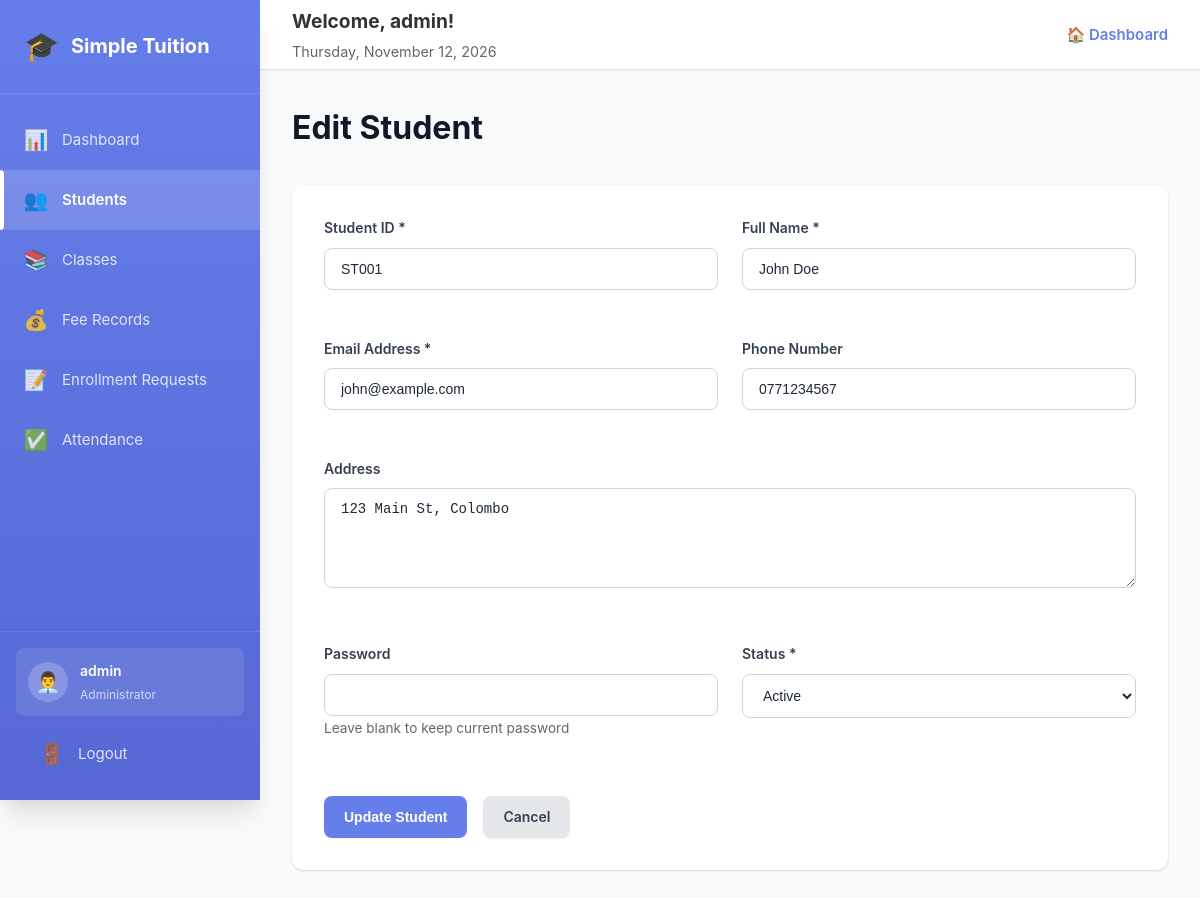
/admin/student-form.php?id=1 (signed in), run on the app's committed database.
### tables this page shows
CREATE TABLE `students` (
  `id` int(11) NOT NULL,
  `student_id` varchar(20) NOT NULL,
  `name` varchar(100) NOT NULL,
  `email` varchar(100) NOT NULL,
  `phone` varchar(20) DEFAULT NULL,
  `password` varchar(255) NOT NULL,
  `address` text DEFAULT NULL,
  `date_of_birth` date DEFAULT NULL,
  `enrollment_date` date DEFAULT NULL,
  `status` enum('active','inactive') DEFAULT 'active',
  `created_at` timestamp NOT NULL DEFAULT current_timestamp()
);

### admin/student-form.php (the view, shortened to what this page needs)
<?php
require_once '../config.php';
$edit_mode = isset($_GET['id']);
$student = null;
if ($edit_mode) {
    $id = (int)$_GET['id'];
    $result = $conn->query("SELECT * FROM students WHERE id = $id");
    $student = $result->fetch_assoc();
}
?>
<!DOCTYPE html>
<html lang="en">
<head>
    <link rel="stylesheet" href="../css/admin-style.css">
</head>
<body>
    <div class="dashboard">
        <?php include 'includes/sidebar.php'; ?>
        <div class="main-content">
            <?php include 'includes/header.php'; ?>
            <div class="content-area">
                <h1><?php echo $edit_mode ? 'Edit' : 'Add New'; ?> Student</h1>
                <div class="card">
                    <div style="padding: 2rem;">
                        <form method="POST" action="">
                            <div class="form-grid">
                                <div class="form-group">
                                    <label for="student_id">Student ID *</label>
                                    <input type="text" id="student_id" name="student_id"
                                           value="<?php echo $student['student_id'] ?? ''; ?>"
                                           <?php echo $edit_mode ? 'readonly' : ''; ?> required>
                                </div>
                                <div class="form-group">
                                    <label for="name">Full Name *</label>
                                    <input type="text" id="name" name="name"
                                           value="<?php echo $student['name'] ?? ''; ?>" required>
                                </div>
                                <div class="form-group">
                                    <label for="email">Email Address *</label>
                                    <input type="email" id="email" name="email"
                                           value="<?php echo $student['email'] ?? ''; ?>" required>
                                </div>
                                <div class="form-group">
                                    <label for="phone">Phone Number</label>
                                    <input type="text" id="phone" name="phone"
                                           value="<?php echo $student['phone'] ?? ''; ?>">
                                </div>
                                <div class="form-group" style="grid-column: 1 / -1;">
                                    <label for="address">Address</label>
                                    <textarea id="address" name="address" rows="3"><?php echo $student['address'] ?? ''; ?></textarea>
                                </div>
                                <div class="form-group">
                                    <label for="password">Password <?php echo $edit_mode ? '' : '*'; ?></label>
                                    <input type="password" id="password" name="password"
                                           <?php echo $edit_mode ? '' : 'required'; ?>>
                                    <?php if ($edit_mode): ?>
                                        <small style="color: #666; font-size: 0.85rem;">Leave blank to keep current password</small>
                                    <?php endif; ?>
                                </div>
                                <div class="form-group">
                                    <label for="status">Status *</label>
                                    <select id="status" name="status" required>
                                        <option value="active" <?php echo ($student['status'] ?? 'active') == 'active' ? 'selected' : ''; ?>>Active</option>
                                    </select>
                                </div>
                            </div>
                            <div style="display: flex; gap: 1rem; margin-top: 2rem;">
                                <button type="submit" class="btn">
                                    <?php echo $edit_mode ? 'Update' : 'Create'; ?> Student
                                </button>
                                <a href="students.php" class="btn btn-secondary">Cancel</a>
                            </div>
                        </form>
                    </div>
                </div>
            </div>
        </div>
    </div>
</body>
</html>

### css/admin-style.css (style rules this page uses)
:root { --primary: #667eea; --primary-dark: #5568d3; --primary-light: #818cf8; --success: #10b981; --success-light: #d1fae5; --warning: #f59e0b; --warning-light: #fef3c7; --danger: #ef4444; --danger-light: #fee2e2; --info: #3b82f6; --info-light: #dbeafe; --white: #ffffff; --gray-50: #f9fafb; --gray-100: #f3f4f6; --gray-200: #e5e7eb; --gray-300: #d1d5db; --gray-400: #9ca3af; --gray-500: #6b7280; --gray-600: #4b5563; --gray-700: #374151; --gray-800: #1f2937; --gray-900: #111827; --shadow-sm: 0 1px 2px 0 rgba(0, 0, 0, 0.05); --shadow: 0 1px 3px 0 rgba(0, 0, 0, 0.1), 0 1px 2px 0 rgba(0, 0, 0, 0.06); --shadow-md: 0 4px 6px -1px rgba(0, 0, 0, 0.1), 0 2px 4px -1px rgba(0, 0, 0, 0.06); --shadow-lg: 0 10px 15px -3px rgba(0, 0, 0, 0.1), 0 4px 6px -2px rgba(0, 0, 0, 0.05); --shadow-xl: 0 20px 25px -5px rgba(0, 0, 0, 0.1), 0 10px 10px -5px rgba(0, 0, 0, 0.04); --sidebar-width: 260px; --header-height: 70px; --radius-sm: 0.375rem; --radius: 0.5rem; --radius-lg: 0.75rem; --radius-xl: 1rem; --transition: all 0.3s cubic-bezier(0.4, 0, 0.2, 1); }
* { margin: 0; padding: 0; box-sizing: border-box; }
body { font-family: 'Inter', -apple-system, BlinkMacSystemFont, 'Segoe UI', Roboto, Oxygen, Ubuntu, Cantarell, sans-serif; background: var(--gray-50); color: var(--gray-800); line-height: 1.6; font-size: 15px; }
.dashboard { display: flex; min-height: 100vh; }
.main-content { flex: 1; margin-left: var(--sidebar-width); display: flex; flex-direction: column; min-height: 100vh; }
.content-area { flex: 1; padding: 2rem; }
.content-area>h1 { font-size: 2rem; font-weight: 700; color: var(--gray-900); margin-bottom: 2rem; }
.card { background: var(--white); border-radius: var(--radius-lg); box-shadow: var(--shadow); overflow: hidden; transition: var(--transition); }
.btn, .btn-small { display: inline-flex; align-items: center; justify-content: center; gap: 0.5rem; padding: 0.625rem 1.25rem; background: var(--primary); color: var(--white); text-decoration: none; border-radius: var(--radius); font-weight: 600; font-size: 0.875rem; border: none; cursor: pointer; transition: var(--transition); box-shadow: var(--shadow-sm); }
.btn-secondary { background: var(--gray-200); color: var(--gray-700); }
.form-group { margin-bottom: 1.5rem; }
.form-group label { display: block; font-weight: 600; color: var(--gray-700); margin-bottom: 0.5rem; font-size: 0.875rem; }
.form-control, input[type="text"], input[type="email"], input[type="password"], input[type="number"], input[type="date"], input[type="time"], textarea, select { width: 100%; padding: 0.75rem 1rem; border: 1px solid var(--gray-300); border-radius: var(--radius); font-size: 0.875rem; color: var(--gray-800); background: var(--white); transition: var(--transition); }
textarea { resize: vertical; min-height: 100px; }
.stat-card, .card { animation: fadeIn 0.5s ease-out; }
.form-grid { display: grid; grid-template-columns: repeat(2, 1fr); gap: 1.5rem; }

### data on the page
students: student_id "ST001", name "John Doe", email "john@example.com", phone "0771234567", address "123 Main St, Colombo", status "Active"

### other printed values
$_SESSION['admin_username'] "admin"
